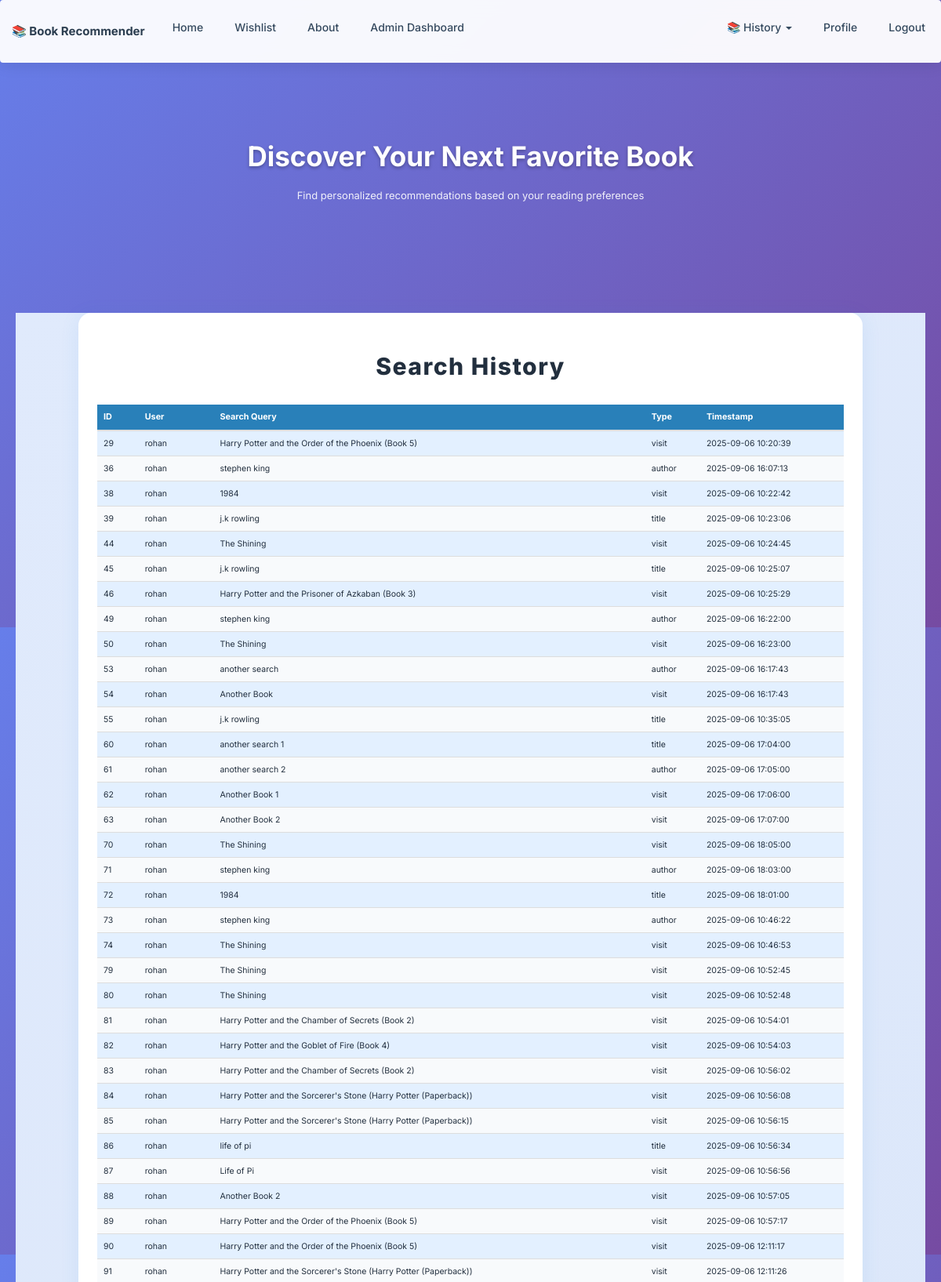
Screenshot of /admin_search_history (signed in, upper part) with the database file from the repository.
### tables this page shows
CREATE TABLE search_history (
            id INTEGER PRIMARY KEY AUTOINCREMENT,
            username TEXT NOT NULL,
            book_title TEXT NOT NULL,
            search_type TEXT NOT NULL,
            timestamp DATETIME DEFAULT CURRENT_TIMESTAMP
        );

### app.py (the view)
@app.route("/admin_search_history")
def admin_search_history():
    if not is_admin():
        flash("Admin access required.", "danger")
        return redirect(url_for("index"))
    db = get_db()
    history = db.execute(
        "SELECT id, username, book_title, search_type, timestamp FROM search_history"
    ).fetchall()
    history = [
        dict(id=h[0], username=h[1], book_title=h[2], search_type=h[3], timestamp=h[4])
        for h in history
    ]
    return render_template("admin_search_history.html", history=history)

### app.py (called while the page is built)
@app.after_request
def add_no_cache_headers(response):
    response.headers["Cache-Control"] = "no-store, no-cache, must-revalidate, max-age=0"
    response.headers["Pragma"] = "no-cache"
    response.headers["Expires"] = "0"
    return response

@app.context_processor
def inject_is_admin():
    return dict(is_admin=is_admin)

def get_db():
    db = getattr(g, "_database", None)
    if db is None:
        db = g._database = sqlite3.connect(DATABASE)
    return db

@app.teardown_appcontext
def close_connection(exception):
    db = getattr(g, "_database", None)
    if db is not None:
        db.close()

def is_admin():
    if "user_id" not in session:
        return False
    db = get_db()
    user = db.execute(
        "SELECT role FROM users WHERE id = ?", (session["user_id"],)
    ).fetchone()
    return user and user[0] == "admin"

### templates/admin_search_history.html (shortened to what this page needs)
{% extends 'index.html' %} {% block content %}
<div class="admin-search-bg">
  <div class="admin-search-card">
    <h2 class="admin-search-title">Search History</h2>
    <div class="table-responsive">
      <table class="table table-striped table-hover">
        <thead>
          <tr>
            <th>ID</th>
            <th>User</th>
            <th>Search Query</th>
            <th>Type</th>
            <th>Timestamp</th>
          </tr>
        </thead>
        <tbody>
          {% for search in history %}
          <tr>
            <td>{{ search.id }}</td>
            <td>{{ search.username }}</td>
            <td>{{ search.book_title }}</td>
            <td>{{ search.search_type }}</td>
            <td>{{ search.timestamp }}</td>
          </tr>
          {% endfor %}
        </tbody>
      </table>
    </div>
  </div>
</div>
{% endblock %}

### templates/index.html (style rules this page uses)
* { margin: 0; padding: 0; box-sizing: border-box; }
body { font-family: "Inter", -apple-system, BlinkMacSystemFont, "Segoe UI", Roboto, sans-serif; background: linear-gradient(135deg, #667eea 0%, #764ba2 100%); min-height: 100vh; color: #333; line-height: 1.6; }

### templates/admin_search_history.html (style rules this page uses)
.admin-search-bg { background: linear-gradient(135deg, #e0eafc 0%, #cfdef3 100%); min-height: 100vh; padding: 0; }
.admin-search-card { background: #fff; border-radius: 16px; box-shadow: 0 4px 24px rgba(52, 152, 219, 0.1); padding: 32px 24px; margin: 40px auto 0 auto; max-width: 1000px; }
.admin-search-title { font-weight: 800; letter-spacing: 1.5px; color: #222f3e; margin-bottom: 32px; text-align: center; }
.table thead th { background: #2980b9; color: #fff; font-weight: 700; font-size: 1.08rem; border: none; }
.table tbody td { color: #222f3e; background: #f8fafc; vertical-align: middle; font-size: 1.05rem; }
.table-striped > tbody > tr:nth-of-type(odd) > td { background: #e3f0ff; }

### rows the page displays
search_history: id "29", username "rohan", book_title "Harry Potter and the Order of the Phoenix (Book 5)", search_type "visit", timestamp "2025-09-06 10:20:39"
search_history: id "36", username "rohan", book_title "stephen king", search_type "author", timestamp "2025-09-06 16:07:13"
search_history: id "38", username "rohan", book_title "1984", search_type "visit", timestamp "2025-09-06 10:22:42"
search_history: id "39", username "rohan", book_title "j.k rowling", search_type "title", timestamp "2025-09-06 10:23:06"
search_history: id "44", username "rohan", book_title "The Shining", search_type "visit", timestamp "2025-09-06 10:24:45"
search_history: id "45", username "rohan", book_title "j.k rowling", search_type "title", timestamp "2025-09-06 10:25:07"
search_history: id "46", username "rohan", book_title "Harry Potter and the Prisoner of Azkaban (Book 3)", search_type "visit", timestamp "2025-09-06 10:25:29"
search_history: id "49", username "rohan", book_title "stephen king", search_type "author", timestamp "2025-09-06 16:22:00"
search_history: id "50", username "rohan", book_title "The Shining", search_type "visit", timestamp "2025-09-06 16:23:00"
search_history: id "53", username "rohan", book_title "another search", search_type "author", timestamp "2025-09-06 16:17:43"
search_history: id "54", username "rohan", book_title "Another Book", search_type "visit", timestamp "2025-09-06 16:17:43"
search_history: id "55", username "rohan", book_title "j.k rowling", search_type "title", timestamp "2025-09-06 10:35:05"
search_history: id "60", username "rohan", book_title "another search 1", search_type "title", timestamp "2025-09-06 17:04:00"
search_history: id "61", username "rohan", book_title "another search 2", search_type "author", timestamp "2025-09-06 17:05:00"
search_history: id "62", username "rohan", book_title "Another Book 1", search_type "visit", timestamp "2025-09-06 17:06:00"
search_history: id "63", username "rohan", book_title "Another Book 2", search_type "visit", timestamp "2025-09-06 17:07:00"
search_history: id "70", username "rohan", book_title "The Shining", search_type "visit", timestamp "2025-09-06 18:05:00"
search_history: id "71", username "rohan", book_title "stephen king", search_type "author", timestamp "2025-09-06 18:03:00"
search_history: id "72", username "rohan", book_title "1984", search_type "title", timestamp "2025-09-06 18:01:00"
search_history: id "73", username "rohan", book_title "stephen king", search_type "author", timestamp "2025-09-06 10:46:22"
search_history: id "74", username "rohan", book_title "The Shining", search_type "visit", timestamp "2025-09-06 10:46:53"
search_history: id "79", username "rohan", book_title "The Shining", search_type "visit", timestamp "2025-09-06 10:52:45"
search_history: id "80", username "rohan", book_title "The Shining", search_type "visit", timestamp "2025-09-06 10:52:48"
search_history: id "81", username "rohan", book_title "Harry Potter and the Chamber of Secrets (Book 2)", search_type "visit", timestamp "2025-09-06 10:54:01"
search_history: id "82", username "rohan", book_title "Harry Potter and the Goblet of Fire (Book 4)", search_type "visit", timestamp "2025-09-06 10:54:03"
search_history: id "83", username "rohan", book_title "Harry Potter and the Chamber of Secrets (Book 2)", search_type "visit", timestamp "2025-09-06 10:56:02"
search_history: id "84", username "rohan", book_title "Harry Potter and the Sorcerer's Stone (Harry Potter (Paperback))", search_type "visit", timestamp "2025-09-06 10:56:08"
search_history: id "85", username "rohan", book_title "Harry Potter and the Sorcerer's Stone (Harry Potter (Paperback))", search_type "visit", timestamp "2025-09-06 10:56:15"
search_history: id "86", username "rohan", book_title "life of pi", search_type "title", timestamp "2025-09-06 10:56:34"
search_history: id "87", username "rohan", book_title "Life of Pi", search_type "visit", timestamp "2025-09-06 10:56:56"
search_history: id "88", username "rohan", book_title "Another Book 2", search_type "visit", timestamp "2025-09-06 10:57:05"
search_history: id "89", username "rohan", book_title "Harry Potter and the Order of the Phoenix (Book 5)", search_type "visit", timestamp "2025-09-06 10:57:17"
search_history: id "90", username "rohan", book_title "Harry Potter and the Order of the Phoenix (Book 5)", search_type "visit", timestamp "2025-09-06 12:11:17"
search_history: id "91", username "rohan", book_title "Harry Potter and the Sorcerer's Stone (Harry Potter (Paperback))", search_type "visit", timestamp "2025-09-06 12:11:26"
